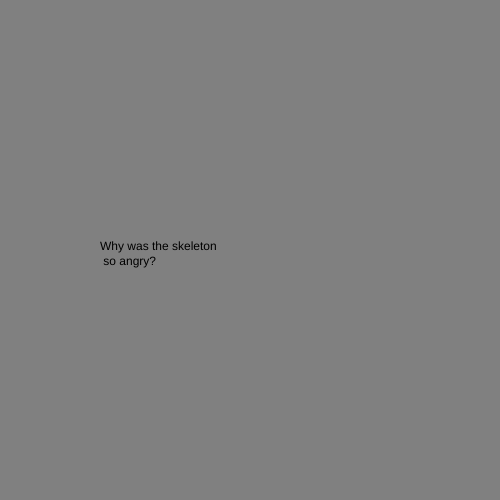
Frame 1 (no input)
Frame 60 (no input): identical to frame 1, image omitted
Frame 120 (the mouse pressed at the canvas centre since frame 60): identical to frame 1, image omitted

The p5.js sketch that drew this single still picture (run headless with seeded random() and noise() and a simulated clock; from frame 60 on, the mouse is pressed at the canvas centre):

// p5.js sketch
// ── sketch.js
let state = 0;
let timer = 0;

function setup() {
  createCanvas(500, 500);
}

function draw() {

  switch (state) {

    case 0:
      background('grey');
      text("Why was the skeleton \n so angry?", 100, height / 2);
      break;

    case 1:
      background('blue');
      text("Because he had a bone to pick", 100, height / 2);
      break;
  }
timer++;
  if (timer > 3 * 60) {
    timer = 0;
    state++;
    if (state > 1) state = 0;
  }
}


function mouseReleased() {
  state++;
  if (state > 1) state = 0;
}
